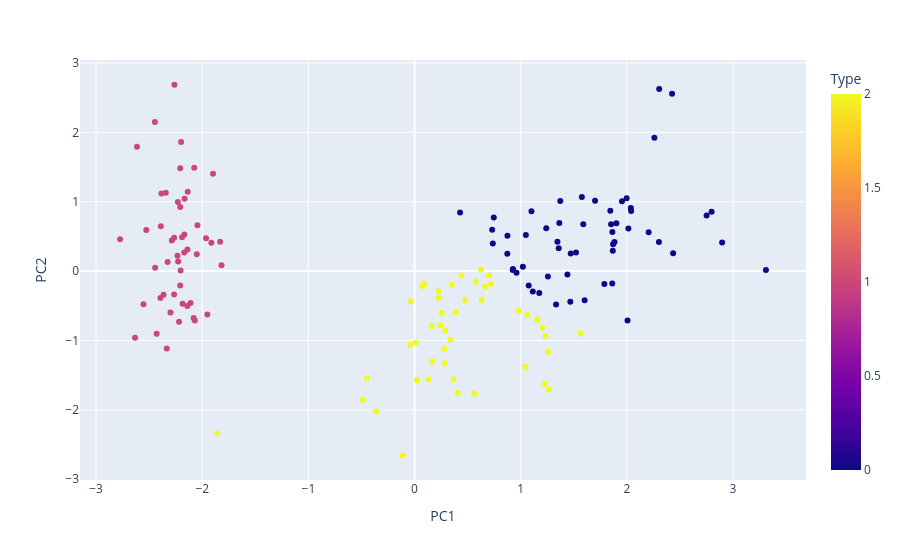

The notebook cell saved with this chart:
### Code cell
df_plot = pd.DataFrame({"PC1": X_pca[:,0], "PC2":X_pca[:,1], "Type": clusters})
px.scatter(df_plot, x = "PC1", y= "PC2", color="Type")

### Figure 1 — Plotly figure (JSON) as saved in the notebook; plotly's stock layout.template omitted (floating-point values rounded to 4 significant figures; data arrays with more than 128 entries replaced by an {"elided": "..."} marker saying what was removed)
{"data": [{"hovertemplate": "PC1=%{x}<br>PC2=%{y}<br>Type=%{marker.color}<extra></extra>", "legendgroup": "", "marker": {"color": {"elided": "150 int values"}, "coloraxis": "coloraxis", "symbol": "circle"}, "mode": "markers", "name": "", "orientation": "v", "showlegend": false, "type": "scatter", "x": {"elided": "150 float values"}, "xaxis": "x", "y": {"elided": "150 float values"}, "yaxis": "y"}], "layout": {"coloraxis": {"colorbar": {"title": {"text": "Type"}}, "colorscale": [[0, "#0d0887"], [0.1111, "#46039f"], [0.2222, "#7201a8"], [0.3333, "#9c179e"], [0.4444, "#bd3786"], [0.5556, "#d8576b"], [0.6667, "#ed7953"], [0.7778, "#fb9f3a"], [0.8889, "#fdca26"], [1, "#f0f921"]]}, "legend": {"tracegroupgap": 0}, "margin": {"t": 60}, "xaxis": {"anchor": "y", "domain": [0, 1], "title": {"text": "PC1"}}, "yaxis": {"anchor": "x", "domain": [0, 1], "title": {"text": "PC2"}}}}
